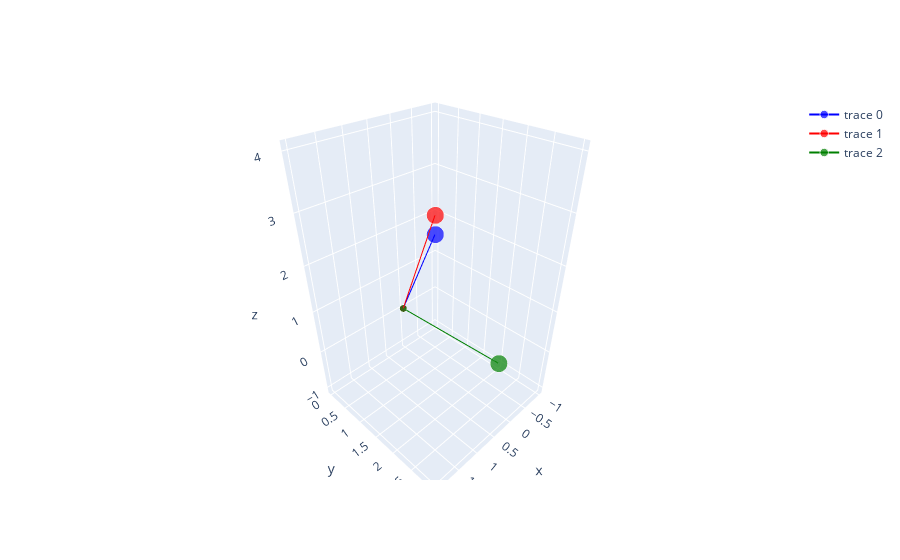

The notebook cell this image was saved under:
### Code cell
# generate a simple 3D graph
import plotly.graph_objects as go
import numpy as np

vec1 = np.array([1, 2, 3])
vec2 = np.array([2, 3, 4])
vec3 = np.cross(vec1, vec2)

# plot the vectors in 3D

fig = go.Figure(data=[
    go.Scatter3d(x=[0, vec1[0]], y=[0, vec1[1]], z=[0, vec1[2]], marker=dict(size=[5, 12], color='blue')),
    go.Scatter3d(x=[0, vec2[0]], y=[0, vec2[1]], z=[0, vec2[2]], marker=dict(size=[5, 12], color='red')),
    go.Scatter3d(x=[0, vec3[0]], y=[0, vec3[1]], z=[0, vec3[2]], marker=dict(size=[5, 12], color='green'))
])

fig.show()

### Figure 1 — Plotly figure (JSON) as saved in the notebook; plotly's stock layout.template omitted (floating-point values rounded to 4 significant figures)
{"data": [{"marker": {"color": "blue", "size": [5, 12]}, "type": "scatter3d", "x": [0, 1], "y": [0, 2], "z": [0, 3]}, {"marker": {"color": "red", "size": [5, 12]}, "type": "scatter3d", "x": [0, 2], "y": [0, 3], "z": [0, 4]}, {"marker": {"color": "green", "size": [5, 12]}, "type": "scatter3d", "x": [0, -1], "y": [0, 2], "z": [0, -1]}], "layout": {}}
